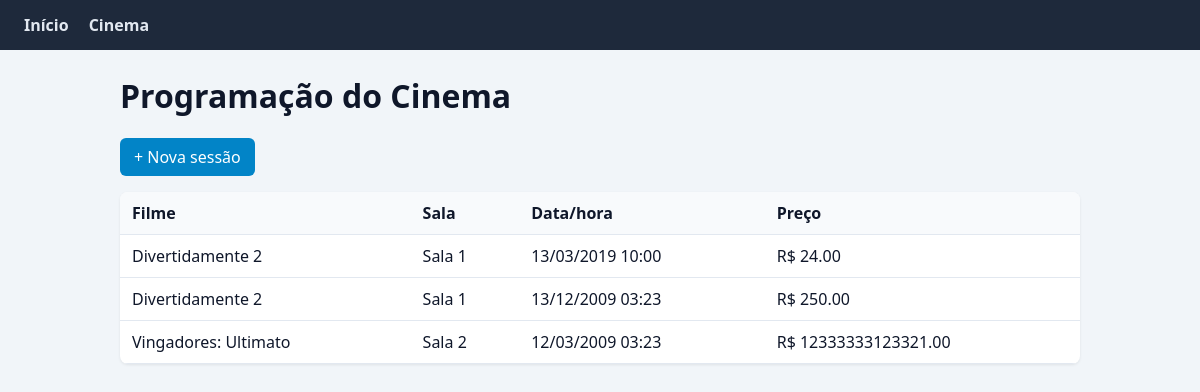
The app's page /cinema/ with its own data.
### models/sessao.py (models this page shows, shortened)
class Sessao(ModeloBase):
    __tablename__ = "sessoes"
    filme_id = db.Column(db.Integer, db.ForeignKey("filmes.id"), nullable=False)
    sala_id = db.Column(db.Integer, db.ForeignKey("salas.id"), nullable=False)
    data_hora = db.Column(db.DateTime, nullable=False)
    preco = db.Column(db.Float, nullable=False)
    filme = db.relationship("Filme", back_populates="sessoes")
    sala = db.relationship("Sala", back_populates="sessoes")
    ingressos = db.relationship("Ingresso", back_populates="sessao")
    @classmethod
    def listar_com_detalhes(cls):
        return cls.query.order_by(cls.data_hora.desc()).all()

### models/filme.py (models this page shows, shortened)
class Filme(ModeloBase):
    __tablename__ = "filmes"
    titulo = db.Column(db.String(150), nullable=False)
    duracao_min = db.Column(db.Integer, nullable=False)
    classificacao = db.Column(db.String(5), nullable=False)
    sessoes = db.relationship("Sessao", back_populates="filme")

### models/sala.py (models this page shows, shortened)
class Sala(ModeloBase):
    __tablename__ = "salas"
    numero = db.Column(db.Integer, nullable=False, unique=True)
    capacidade = db.Column(db.Integer, nullable=False)
    sessoes = db.relationship("Sessao", back_populates="sala")

### controllers/cinema_controller.py (the view)
@cinema_bp.route("/")
def index():
    sessoes = Sessao.listar_com_detalhes()
    return render_template("cinema/lista_sessoes.html", sessoes=sessoes)

### views/templates/cinema/lista_sessoes.html (shortened to what this page needs)
{% extends "layout.html" %}
{% block content %}
<h1>Programação do Cinema</h1>
<p><a class="btn" href="{{ url_for('cinema.cadastrar_sessao') }}">+ Nova sessão</a></p>
{% if sessoes %}
<table>
    <thead>
        <tr>
            <th>Filme</th>
            <th>Sala</th>
            <th>Data/hora</th>
            <th>Preço</th>
        </tr>
    </thead>
    <tbody>
        {% for sessao in sessoes %}
        <tr>
            <td>{{ sessao.filme.titulo }}</td>
            <td>Sala {{ sessao.sala.numero }}</td>
            <td>{{ sessao.data_hora.strftime('%d/%m/%Y %H:%M') }}</td>
            <td>R$ {{ "%.2f"|format(sessao.preco) }}</td>
        </tr>
        {% endfor %}
    </tbody>
</table>
{% else %}
<p class="vazio">Nenhuma sessão cadastrada ainda.</p>
{% endif %}
{% endblock %}

### views/templates/layout.html (shortened to what this page needs)
<!DOCTYPE html>
<html lang="pt-BR">
<head>
    <link rel="stylesheet" href="{{ url_for('static', filename='css/style.css') }}">
</head>
<body>
    <nav class="nav">
        <a href="{{ url_for('dashboard.index') }}">Início</a>
        <a href="{{ url_for('cinema.index') }}">Cinema</a>
    </nav>
    <main class="container">
        {% block content %}{% endblock %}
    </main>
</body>
</html>

### views/static/css/style.css (style rules this page uses)
body { font-family: "Segoe UI", Arial, sans-serif; margin: 0; background: #f1f5f9; color: #0f172a; }
.nav { background: #1e293b; padding: 14px 24px; display: flex; gap: 20px; }
.nav a { color: #e2e8f0; text-decoration: none; font-weight: 600; }
.container { max-width: 960px; margin: 24px auto; padding: 0 16px; }
table { width: 100%; border-collapse: collapse; background: #fff; border-radius: 8px; overflow: hidden; box-shadow: 0 1px 3px rgba(0, 0, 0, 0.08); }
th, td { padding: 10px 12px; border-bottom: 1px solid #e2e8f0; text-align: left; }
th { background: #f8fafc; }
.btn { display: inline-block; padding: 8px 14px; background: #0284c7; color: #fff; text-decoration: none; border-radius: 6px; }

### records on screen
Sessao: filme.titulo "Divertidamente 2", sala.numero "1", data_hora "13/03/2019 10:00", preco "24.00"
Sessao: filme.titulo "Divertidamente 2", sala.numero "1", data_hora "13/12/2009 03:23", preco "250.00"
Sessao: filme.titulo "Vingadores: Ultimato", sala.numero "2", data_hora "12/03/2009 03:23", preco "12333333123321.00"
